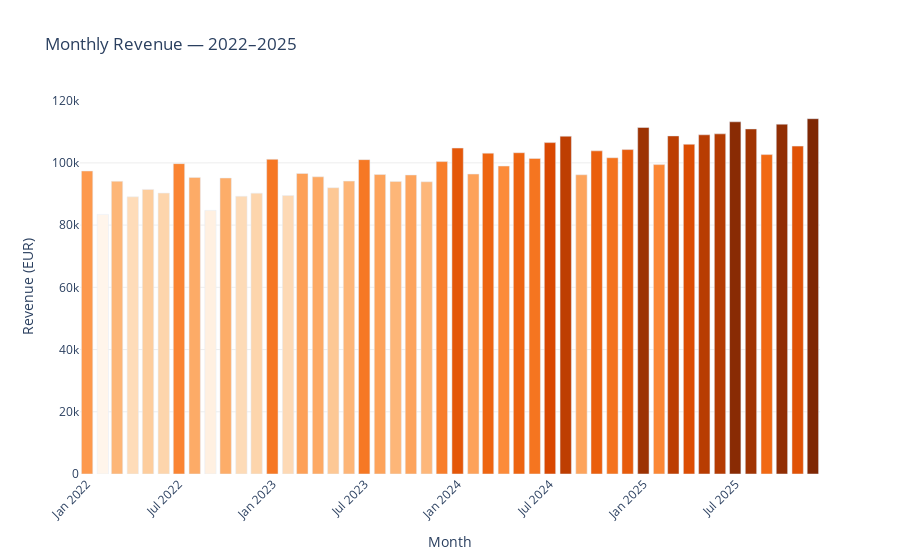

Notebook code cell kept with this figure:
### Markdown cell above
---
## Chart 2: Sales by Month (Seasonality)

Total revenue per month across both years. Expect summer peaks (terrace) and winter dips.

### Code cell
df_monthly = (
    df_txn.groupby('month')
    .agg(transactions=('id', 'count'), revenue=('total_amount', 'sum'))
    .reset_index()
)
df_monthly['revenue'] = df_monthly['revenue'].round(0)

fig2 = px.bar(
    df_monthly,
    x='month', y='revenue',
    title='Monthly Revenue — 2022–2025',
    labels={'month': 'Month', 'revenue': 'Revenue (EUR)'},
    color='revenue',
    color_continuous_scale='Oranges',
    text='revenue',
)
fig2.update_traces(texttemplate='€%{text:,.0f}', textposition='outside')
fig2.update_layout(
    xaxis_tickangle=-45,
    coloraxis_showscale=False,
    plot_bgcolor='white',
    yaxis=dict(gridcolor='#eee'),
    uniformtext_minsize=7,
    uniformtext_mode='hide',
)
fig2.show()

### Figure 1 — Plotly figure (JSON) as saved in the notebook; plotly's stock layout.template omitted (floating-point values rounded to 4 significant figures)
{"data": [{"hovertemplate": "Month=%{x}<br>Revenue (EUR)=%{marker.color}<extra></extra>", "legendgroup": "", "marker": {"color": [97390.0, 83440.0, 94100.0, 89090.0, 91480.0, 90280.0, 99750.0, 95330.0, 84740.0, 95140.0, 89270.0, 90280.0, 101100.0, 89510.0, 96580.0, 95520.0, 92010.0, 94140.0, 101000.0, 96250.0, 94040.0, 96110.0, 93930.0, 100400.0, 104800.0, 96400.0, 103100.0, 98980.0, 103300.0, 101400.0, 106500.0, 108600.0, 96180.0, 103900.0, 101600.0, 104300.0, 111400.0, 99440.0, 108700.0, 106000.0, 109000.0, 109300.0, 113200.0, 110900.0, 102700.0, 112400.0, 105400.0, 114200.0], "coloraxis": "coloraxis", "pattern": {"shape": ""}}, "name": "", "orientation": "v", "showlegend": false, "text": [97390.0, 83440.0, 94100.0, 89090.0, 91480.0, 90280.0, 99750.0, 95330.0, 84740.0, 95140.0, 89270.0, 90280.0, 101100.0, 89510.0, 96580.0, 95520.0, 92010.0, 94140.0, 101000.0, 96250.0, 94040.0, 96110.0, 93930.0, 100400.0, 104800.0, 96400.0, 103100.0, 98980.0, 103300.0, 101400.0, 106500.0, 108600.0, 96180.0, 103900.0, 101600.0, 104300.0, 111400.0, 99440.0, 108700.0, 106000.0, 109000.0, 109300.0, 113200.0, 110900.0, 102700.0, 112400.0, 105400.0, 114200.0], "textposition": "outside", "texttemplate": "€%{text:,.0f}", "type": "bar", "x": ["2022-01", "2022-02", "2022-03", "2022-04", "2022-05", "2022-06", "2022-07", "2022-08", "2022-09", "2022-10", "2022-11", "2022-12", "2023-01", "2023-02", "2023-03", "2023-04", "2023-05", "2023-06", "2023-07", "2023-08", "2023-09", "2023-10", "2023-11", "2023-12", "2024-01", "2024-02", "2024-03", "2024-04", "2024-05", "2024-06", "2024-07", "2024-08", "2024-09", "2024-10", "2024-11", "2024-12", "2025-01", "2025-02", "2025-03", "2025-04", "2025-05", "2025-06", "2025-07", "2025-08", "2025-09", "2025-10", "2025-11", "2025-12"], "xaxis": "x", "y": [97390.0, 83440.0, 94100.0, 89090.0, 91480.0, 90280.0, 99750.0, 95330.0, 84740.0, 95140.0, 89270.0, 90280.0, 101100.0, 89510.0, 96580.0, 95520.0, 92010.0, 94140.0, 101000.0, 96250.0, 94040.0, 96110.0, 93930.0, 100400.0, 104800.0, 96400.0, 103100.0, 98980.0, 103300.0, 101400.0, 106500.0, 108600.0, 96180.0, 103900.0, 101600.0, 104300.0, 111400.0, 99440.0, 108700.0, 106000.0, 109000.0, 109300.0, 113200.0, 110900.0, 102700.0, 112400.0, 105400.0, 114200.0], "yaxis": "y"}], "layout": {"barmode": "relative", "coloraxis": {"colorbar": {"title": {"text": "Revenue (EUR)"}}, "colorscale": [[0, "rgb(255,245,235)"], [0.125, "rgb(254,230,206)"], [0.25, "rgb(253,208,162)"], [0.375, "rgb(253,174,107)"], [0.5, "rgb(253,141,60)"], [0.625, "rgb(241,105,19)"], [0.75, "rgb(217,72,1)"], [0.875, "rgb(166,54,3)"], [1, "rgb(127,39,4)"]], "showscale": false}, "legend": {"tracegroupgap": 0}, "plot_bgcolor": "white", "title": {"text": "Monthly Revenue — 2022–2025"}, "uniformtext": {"minsize": 7, "mode": "hide"}, "xaxis": {"anchor": "y", "domain": [0, 1], "tickangle": -45, "title": {"text": "Month"}}, "yaxis": {"anchor": "x", "domain": [0, 1], "gridcolor": "#eee", "title": {"text": "Revenue (EUR)"}}}}
